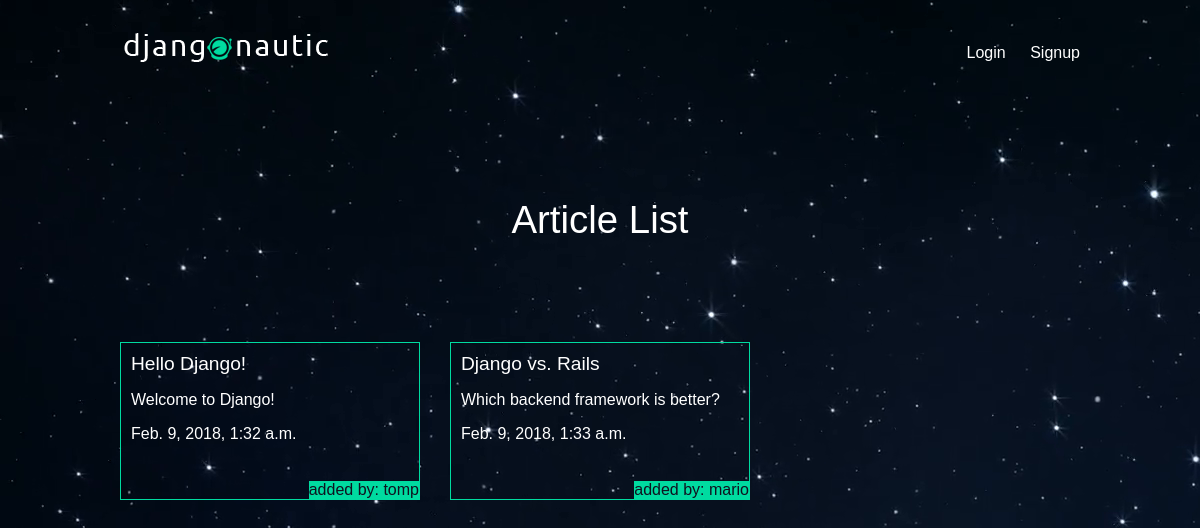
The page / on the database its author committed.
### articles/models.py (models this page shows, shortened)
class Article(models.Model):
    title   = models.CharField(max_length=100)
    slug    = models.SlugField()
    body    = models.TextField()
    date    = models.DateTimeField(auto_now_add=True)
    thumb   = models.ImageField(default='default.png', blank=True)
    author  = models.ForeignKey(User, on_delete=models.CASCADE, default=None)
    def snippet(self):
        new_body = self.body[:50]
        if len(new_body) < 50:
            return new_body
        else:
            return new_body + '...'

### articles/views.py (the view)
# urls.py: path('', views.article_list, name="list"),
def article_list(request):
    articles = Article.objects.all().order_by()
    return render(request, 'articles/article_list.html', {'articles': articles})

### articles/templates/articles/article_list.html
{% extends 'base_layout.html' %}
{% block content %}
    <h1>Article List</h1>
    <div class="articles">
        {% for article in articles %}
            <div class="article">
                <h2><a href="{% url 'articles:detail' slug=article.slug %}">{{ article.title }}</a></h2>
                <p>{{ article.snippet }}</p>
                <p>{{ article.date }}</p>
                <p class="author">added by: {{ article.author.username }}</p>
            </div>
        {% endfor %}
    </div>
{% endblock %}

### assets/styles.css (style rules this page uses)
body { background-color: #0f121f; background-image: url(/static/stars.png); background-repeat: repeat-y; color: #fff; }
body * { font-family: Arial, Helvetica, sans-serif; }
h1, h2, h3, h4, h5 { font-weight: normal; margin: 0; }
a, a:hover, a:visited { color: #fff; text-decoration: none; }
div.wrapper h1 { text-align: center; margin: 100px auto; font-size: 2.4em; }
.articles { display: grid; grid-template-columns: 1fr 1fr 1fr; grid-gap: 30px; }
.article { padding: 10px; border: 1px solid #00dba0; position: relative; padding-bottom: 40px; }
.article h2 { font-size: 1.2em; }
.article .author { padding: 10x; background: #00dba0; position: absolute; right: 0; bottom: 0; margin: 0; color: #0f121f; }

### rows shown on the page
Article: title "Hello Django!", snippet "Welcome to Django!", date "Feb. 9, 2018, 1:32 a.m.", author.username "tomp"
Article: title "Django vs. Rails", snippet "Which backend framework is better?", date "Feb. 9, 2018, 1:33 a.m.", author.username "mario"
